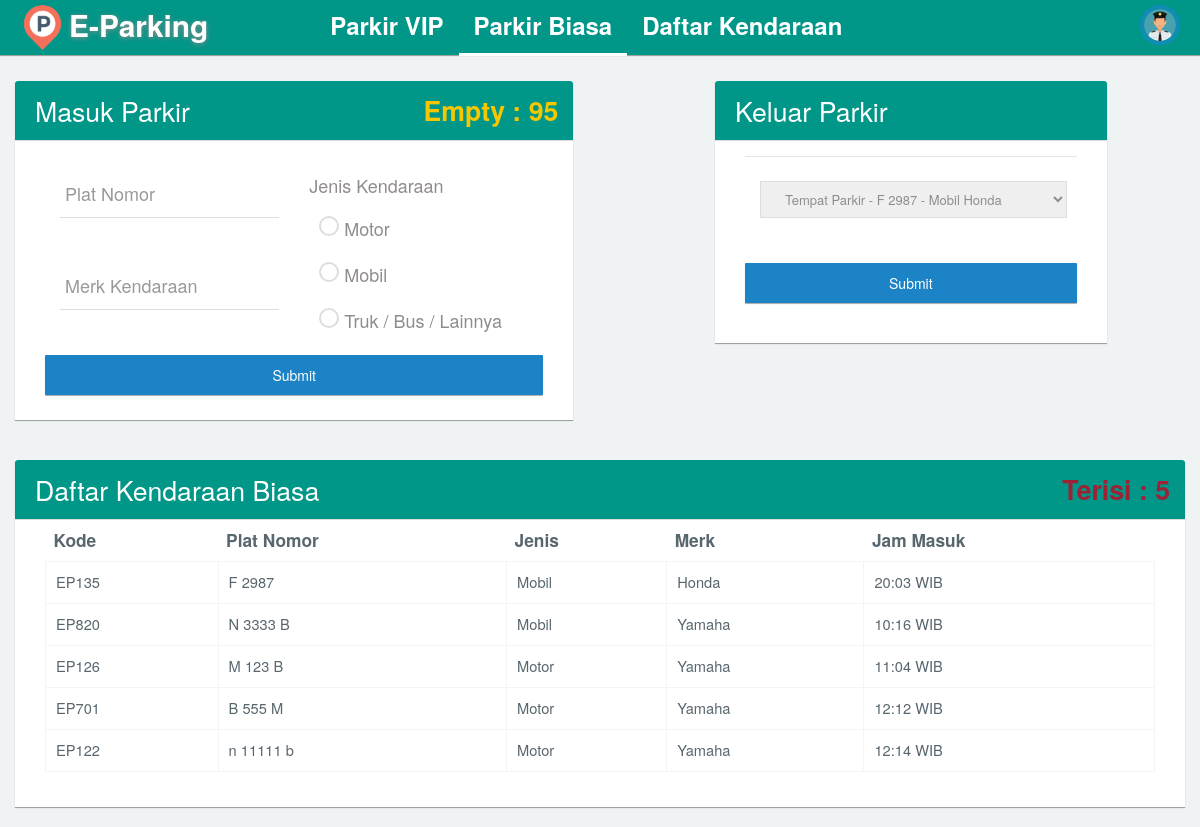
/home_biasa.php (signed in), run on the app's committed database.
### tables this page shows
CREATE TABLE `tb_daftar_parkir_biasa` (
  `kode` varchar(5) NOT NULL,
  `plat_nomor` varchar(10) NOT NULL,
  `jenis` varchar(22) NOT NULL,
  `merk` varchar(30) NOT NULL,
  `jam_masuk` varchar(9) NOT NULL,
  `hitung_jam_masuk` int(2) NOT NULL,
  `status` varchar(2) NOT NULL,
  `jam_keluar` varchar(9) NOT NULL
);

### home_biasa.php (the view, shortened to what this page needs)
<!DOCTYPE html>
<html lang="en">
<head>
  <link rel="stylesheet" type="text/css" href="asset/css/bootstrap.min.css">
  <link rel="stylesheet" type="text/css" href="asset/css/plugins/font-awesome.min.css"/>
  <link rel="stylesheet" type="text/css" href="asset/css/plugins/animate.min.css"/>
  <link rel="stylesheet" type="text/css" href="asset/css/plugins/nouislider.min.css"/>
  <link rel="stylesheet" type="text/css" href="asset/css/plugins/select2.min.css"/>
  <link rel="stylesheet" type="text/css" href="asset/css/plugins/ionrangeslider/ion.rangeSlider.css"/>
  <link rel="stylesheet" type="text/css" href="asset/css/plugins/ionrangeslider/ion.rangeSlider.skinFlat.css"/>
  <link rel="stylesheet" type="text/css" href="asset/css/plugins/bootstrap-material-datetimepicker.css"/>
  <link rel="stylesheet" type="text/css" href="asset/css/plugins/simple-line-icons.css"/>
  <link rel="stylesheet" type="text/css" href="asset/css/plugins/mediaelementplayer.css"/>
  <link href="asset/css/style.css" rel="stylesheet">
</head>
<?php
include "config/koneksi.php";
$username = $_GET['nama'];
  $query = mysqli_query($con, "SELECT * FROM tb_daftar_parkir_biasa");
  $cek_isi = mysqli_num_rows($query);
  $cek_sisa = 100-$cek_isi;
 ?>
<body style="overflow-x: hidden;" class="dashboard topnav">
        <nav class="navbar navbar-default header navbar-fixed-top bg-teal">
          <div class="col-md-12 nav-wrapper">
            <div class="navbar-header" style="width:100%;">
                <div class="navbar-brand" style="margin-left: -10px;" name="home_logo">
                <img src="asset/img/logo.png" class="img-circle" alt="logo" style="float: left;margin-top: -10px;" width="45px"/>
                 <b style="float: left;margin-left: 4px;">E-Parking</b>
                </div>
              <ul class="nav navbar-nav search-nav" style="margin-left: 7%">
          <li><a href="home.php?nama=<?= $username ?>"><span  style="font-size: 18pt">Parkir VIP</a></span></li>
          <li class="active"><a href="home_biasa.php?nama=<?= $username ?>" style="font-size: 18pt">Parkir Biasa</a></li>
          <li><a href="daftar_kendaraan.php?nama=<?= $username ?>"><span style="font-size: 18pt">Daftar Kendaraan</a></span></li>
        </ul>
               <ul class="nav navbar-nav navbar-right user-nav">
                <li class="user-name"><span><?php echo $username ?></span></li>
                  <li class="dropdown avatar-dropdown">
                   <img src="asset/img/petugas.png" class="img-circle avatar" alt="username" data-toggle="dropdown" aria-haspopup="true" aria-expanded="true" style="cursor: pointer;" />
                </li>
              </ul>
            </div>
          </div>
        </nav>
      <div id="content">
                <div class="col-md-7" style="margin-top: 30px;">
                  <div class="col-md-10 panel">
                    <div class="col-md-12 panel-heading bg-teal">
                      <h4 style="color: white;font-size: 20pt;">Masuk Parkir <span class="right" style="color : #f6c700; font-weight: bold; text-align: right; padding-right: 10px;">Empty : <?= $cek_sisa ?></span></h4>
                    </div>
                    <div class="col-md-12 panel-body" style="padding-bottom:25px;">
                      <div class="col-md-12">
                        <form class="cmxform" method="POST">
                          <div class="col-md-6">
                            <div class="form-group form-animate-text" style="margin-top:15px !important;">
                              <input type="text" class="form-text" name="plat_nomor" id="plat_nomor" required>
                              <label>Plat Nomor</label>
                            </div>
                            <div class="form-group form-animate-text" style="margin-top:10px !important;">
                              <input type="text" class="form-text" name="merk" id="merk" required>
                              <label>Merk Kendaraan</label>
                            </div>
                          </div>
                          <div class="col-md-6" style="padding-top: 10px">
                            <label><h4>Jenis Kendaraan</h4></label>
                          </div>
                          <div class="col-md-6" style="padding:5px 20px 0 25px" name="jenis_kendaraan">
                            <div class="form-animate-radio">
                              <label class="radio">
                                <span class="outer">
                                </span> Motor
                              </label>
                            </div>
                            <div class="form-animate-radio">
                              <label class="radio">
                                <span class="outer">
                                </span> Mobil
                              </label>
                            </div>
                            <div class="form-animate-radio">
                              <label class="radio">
                                <span class="outer">
                                </span> Truk / Bus / Lainnya
                              </label>
                            </div>
                          </div>
                          <input class="submit btn btn-primary col-md-12" type="submit" value="Submit" style="height: 40px" name="btn_masuk">
                      </form>
                    </div>
                  </div>
                </div>
              </div>
    <div class="col-md-5" style="margin-top: 30px">
      <div class="col-md-10 panel">
        <div class="col-md-12 panel-heading bg-teal">
          <h4 style="color: white;font-size: 20pt;">Keluar Parkir</h4>
        </div>
        <div class="col-md-12 panel-body" style="padding-bottom:25px;">
          <div class="col-md-12">
            <form class="cmxform" action="keluar_parkir_biasa.php" method="POST">
              <div class="col-md-12">
                <div class="form-group form-animate-text" style="margin-top:25px !important;">
                  <?php
                  $queryGetAllParkir = "SELECT * FROM tb_daftar_parkir_biasa WHERE status = '1'";
                  $executeGetAllParkir = mysqli_query($con, $queryGetAllParkir);
                  ?>
                  <select name="id_daftar_parkir_biasa">
                    <?php
                    while ($keluarr = mysqli_fetch_array($executeGetAllParkir)) {
                    ?>
                      <option value="<?= $keluarr['id_daftar_parkir_biasa'] ?>">Tempat Parkir <?= $keluarr['id_daftar_parkir_biasa'] ?> - <?= $keluarr['plat_nomor'] ?> - <?= $keluarr['jenis'] ?> <?= $keluarr['merk'] ?></option>
                    <?php
                    }
                    ?>
                  </select>
                </div>
              </div>
              <button class="btn btn-primary col-md-12" type="submit" value="Submit" style="height: 40px" name="submit" id="btnKeluar" style="height: 40px">Submit</button>
            </form>
            <div class="modal-footer">
            </div>
          </div>
        </div>
      </div>
    </div>
  </div>
                <div class="col-md-12 col-sm-12 col-x-12" style="margin-top: 20px;">
                  <div class="col-md-12 panel">
                    <div class="col-md-12 panel-heading bg-teal">
                      <h4 style="color: white;font-size: 20pt;">Daftar Kendaraan Biasa <span class="right" style="color : #9B2335; font-weight: bold; text-align: right; padding-right: 10px;">Terisi : <?= $cek_isi ?></span></h4>
                    </div>
                    <div class="panel-body">
                    <div class="table-responsive col-md-12 col-sm-12 col-xs-12">
                    <table class="table table-hover col-md-12 col-sm-12 col-xs-12" width="100%" cellspacing="0">
                    <thead>
                      <tr style="font-size: 13pt">
                        <th style="max-width: 120px;">Kode</th>
                        <th style="max-width: 250px;">Plat Nomor</th>
                        <th>Jenis</th>
                        <th>Merk</th>
                        <th style="max-width: 200px;">Jam Masuk</th>
                      </tr>
                    </thead>
                    <tbody>
                      <?php
                        $sql = "SELECT * FROM tb_daftar_parkir_biasa WHERE status = '1'";
                        $query = mysqli_query($con, $sql);
                        while ($data = mysqli_fetch_array($query)) {?>
                      <tr style="font-size: 11pt">
                        <td><?php echo $data['kode'] ?></td>
                        <td><?php echo $data['plat_nomor'] ?></td>
                        <td><?php echo $data['jenis'] ?></td>
                        <td><?php echo $data['merk'] ?></td>
                        <td><?php echo $data['jam_masuk'] . " WIB" ?></td>
                      </tr>
                      <?php } ?>
                    </tbody>
                  </table>
                  </div>
                  </div>
                  </div>
                </div>
</body>
</html>

### data on the page
tb_daftar_parkir_biasa: kode "EP135", plat_nomor "F 2987", jenis "Mobil", merk "Honda", jam_masuk "20:03"
tb_daftar_parkir_biasa: kode "EP820", plat_nomor "N 3333 B", jenis "Mobil", merk "Yamaha", jam_masuk "10:16"
tb_daftar_parkir_biasa: kode "EP126", plat_nomor "M 123 B", jenis "Motor", merk "Yamaha", jam_masuk "11:04"
tb_daftar_parkir_biasa: kode "EP701", plat_nomor "B 555 M", jenis "Motor", merk "Yamaha", jam_masuk "12:12"
tb_daftar_parkir_biasa: kode "EP122", plat_nomor "n 11111 b", jenis "Motor", merk "Yamaha", jam_masuk "12:14"

### other printed values
$cek_sisa "95"
$cek_isi "5"
